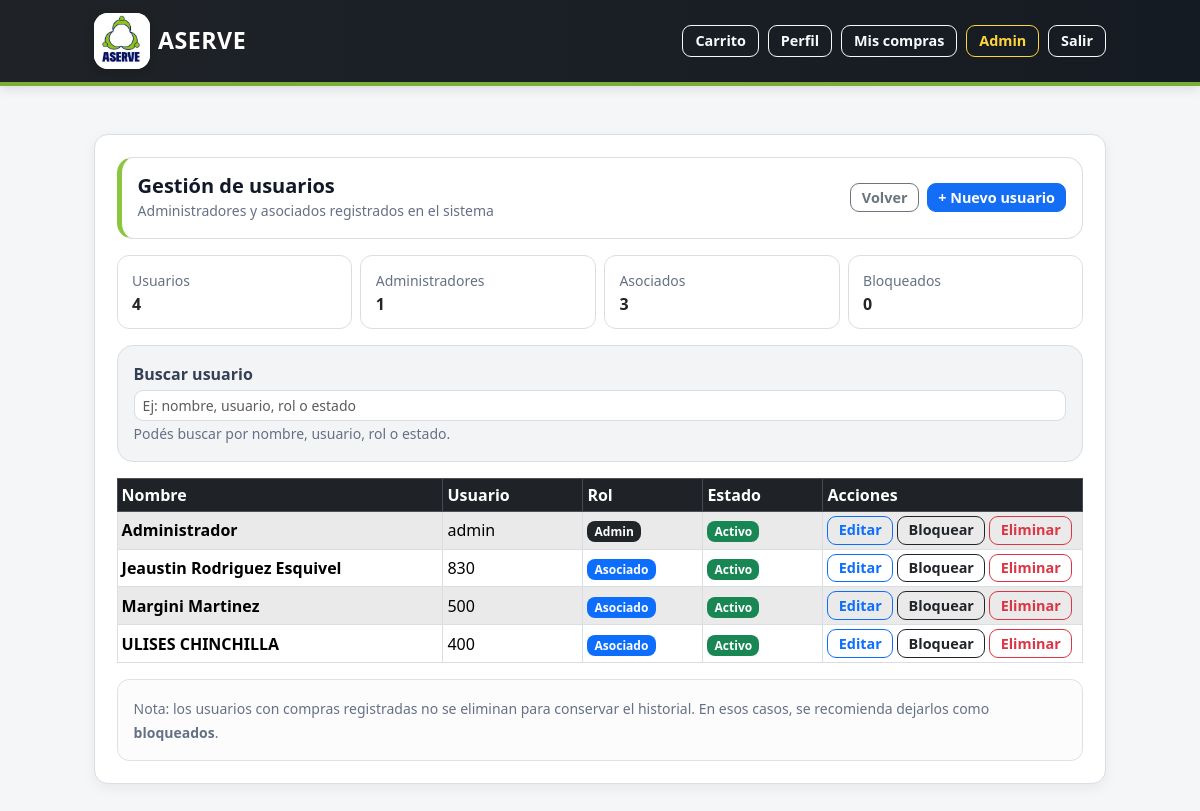
The app's page /admin/users (signed in), older data.
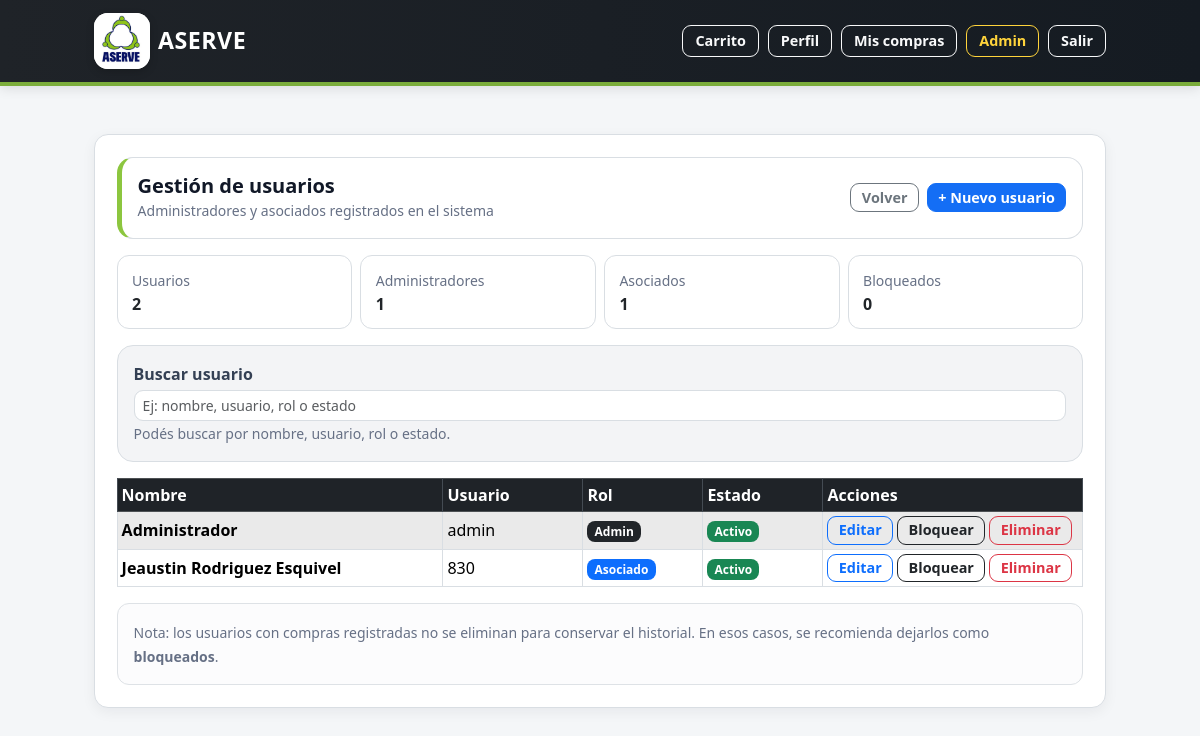
The same page, newer data.
### tables this page shows
CREATE TABLE users (
    id INTEGER PRIMARY KEY AUTOINCREMENT,
    nombre TEXT NOT NULL,
    usuario TEXT NOT NULL UNIQUE,
    contrasena_hash TEXT NOT NULL,
    rol TEXT NOT NULL CHECK (rol IN ('admin', 'asociado')),
    estado TEXT NOT NULL DEFAULT 'activo' CHECK (estado IN ('activo', 'bloqueado'))
, password_temporal INTEGER DEFAULT 0);

### app.py (the view)
@app.route("/admin/users")
def admin_users():
    if "user_id" not in session or session.get("rol") != "admin":
        return redirect(url_for("login"))
    db = get_db()
    usuarios = db.execute("""
        SELECT id, nombre, usuario, rol, estado
        FROM users
        ORDER BY nombre
    """).fetchall()
    return render_template("admin_users.html", usuarios=usuarios)

### app.py (called while the page is built)
def get_db():
    if "db" not in g:
        db_folder = os.path.dirname(app.config["DATABASE"])
        os.makedirs(db_folder, exist_ok=True)
        g.db = sqlite3.connect(app.config["DATABASE"])
        g.db.row_factory = sqlite3.Row
    return g.db

@app.before_request
def proteger_password_temporal():
    if "user_id" not in session:
        return None
    rutas_permitidas = {
        "cambiar_password_temporal",
        "logout",
        "static"
    }
    if request.endpoint in rutas_permitidas:
        return None
    if session.get("password_temporal") == 1:
        flash("Debes cambiar tu contraseña temporal antes de continuar.", "warning")
        return redirect(url_for("cambiar_password_temporal"))
    return None

### templates/admin_users.html (shortened to what this page needs)
{% extends "base.html" %}
{% block content %}
<div class="card shadow-sm">
  <div class="card-body">
    <div class="admin-users-header mb-3">
      <div class="d-flex flex-column flex-md-row justify-content-between align-items-start align-items-md-center gap-3">
        <div>
          <h5 class="mb-0">Gestión de usuarios</h5>
          <small class="text-muted">
            Administradores y asociados registrados en el sistema
          </small>
        </div>
        <div class="d-flex flex-wrap gap-2">
          <a class="btn btn-outline-secondary btn-sm"
             href="{{ url_for('admin_panel') }}">
            Volver
          </a>
          <a class="btn btn-primary btn-sm"
             href="{{ url_for('admin_user_add') }}">
            + Nuevo usuario
          </a>
        </div>
      </div>
    </div>
    {% set total_usuarios = usuarios|length %}
    {% set total_admins = usuarios|selectattr("rol", "equalto", "admin")|list|length %}
    {% set total_asociados = usuarios|selectattr("rol", "equalto", "asociado")|list|length %}
    {% set total_bloqueados = usuarios|selectattr("estado", "equalto", "bloqueado")|list|length %}
    <div class="row g-2 mb-3">
      <div class="col-6 col-md-3">
        <div class="admin-users-summary-box">
          <small class="text-muted">Usuarios</small>
          <div class="fw-bold">
            {{ total_usuarios }}
          </div>
        </div>
      </div>
      <div class="col-6 col-md-3">
        <div class="admin-users-summary-box">
          <small class="text-muted">Administradores</small>
          <div class="fw-bold">
            {{ total_admins }}
          </div>
        </div>
      </div>
      <div class="col-6 col-md-3">
        <div class="admin-users-summary-box">
          <small class="text-muted">Asociados</small>
          <div class="fw-bold">
            {{ total_asociados }}
          </div>
        </div>
      </div>
      <div class="col-6 col-md-3">
        <div class="admin-users-summary-box">
          <small class="text-muted">Bloqueados</small>
          <div class="fw-bold">
            {{ total_bloqueados }}
          </div>
        </div>
      </div>
    </div>
    <div class="admin-users-search mb-3">
      <label class="form-label mb-1">Buscar usuario</label>
      <input
        id="userSearch"
        type="text"
        class="form-control form-control-sm"
        placeholder="Ej: nombre, usuario, rol o estado"
        autocomplete="off"
      >
      <small class="text-muted">
        Podés buscar por nombre, usuario, rol o estado.
      </small>
    </div>
    <div class="table-responsive d-none d-md-block">
      <table class="table table-sm table-bordered table-striped align-middle mb-0">
        <thead class="table-dark">
          <tr>
            <th>Nombre</th>
            <th style="width: 140px;">Usuario</th>
            <th style="width: 120px;">Rol</th>
            <th style="width: 120px;">Estado</th>
            <th style="width: 260px;">Acciones</th>
          </tr>
        </thead>
        <tbody>
          {% for u in usuarios %}
          <tr
            class="user-item"
            data-search="{{ u.nombre|lower }} {{ u.usuario|lower }} {{ u.rol|lower }} {{ u.estado|lower }}">
            <td>
              <div class="fw-semibold">
                {{ u.nombre }}
              </div>
            </td>
            <td>
              {{ u.usuario }}
            </td>
            <td>
              {% if u.rol == "admin" %}
                <span class="badge bg-dark">Admin</span>
              {% else %}
                <span class="badge bg-primary">Asociado</span>
              {% endif %}
            </td>
            <td>
              {% if u.estado == "activo" %}
                <span class="badge bg-success">Activo</span>
              {% else %}
                <span class="badge bg-danger">Bloqueado</span>
              {% endif %}
            </td>
            <td>
              <div class="d-flex flex-wrap gap-1">
                <a class="btn btn-outline-primary btn-sm"
                   href="{{ url_for('admin_user_edit', user_id=u.id) }}">
                  Editar
                </a>
                <form method="POST"
                      action="{{ url_for('admin_user_toggle', user_id=u.id) }}"
                      onsubmit="return confirm('¿Deseas cambiar el estado de este usuario?');">
                  <button
                    type="submit"
                    class="btn btn-sm {% if u.estado == 'activo' %}btn-outline-dark{% else %}btn-outline-success{% endif %}">
                    {% if u.estado == "activo" %}
                      Bloquear
                    {% else %}
                      Activar
                    {% endif %}
                  </button>
                </form>
                <form method="POST"
                      action="{{ url_for('admin_user_delete', user_id=u.id) }}"
                      onsubmit="return confirm('¿Seguro que deseas eliminar este usuario? Solo se eliminará si no tiene compras registradas y no es el último administrador.');">
                  <button type="submit" class="btn btn-outline-danger btn-sm">
                    Eliminar
                  </button>
                </form>
              </div>
            </td>
          </tr>
          {% else %}
          <tr>
            <td colspan="5" class="text-center text-muted py-4">
              No hay usuarios registrados.
            </td>
          </tr>
          {% endfor %}
        </tbody>
      </table>
    </div>
    <div class="alert alert-light border mt-3 mb-0">
      <small class="text-muted">
        Nota: los usuarios con compras registradas no se eliminan para conservar el historial.
        En esos casos, se recomienda dejarlos como <b>bloqueados</b>.
      </small>
    </div>
  </div>
</div>
{% endblock %}

### templates/base.html (shortened to what this page needs)
<!DOCTYPE html>
<html lang="es">
<head>
  <link
    href="https://cdn.jsdelivr.net/npm/bootstrap@5.3.2/dist/css/bootstrap.min.css"
    rel="stylesheet"
  >
</head>
<body>
  <nav class="navbar navbar-dark aserve-navbar">
    <div class="container-fluid aserve-container d-flex flex-wrap justify-content-between align-items-center">
      <a class="navbar-brand fw-bold mb-0 d-flex align-items-center gap-2"
         href="{{ url_for('catalogo') }}">
        <span class="aserve-logo-box">
          <img
            src="{{ url_for('static', filename='img/logo_aserve.png') }}"
            alt="Logo ASERVE"
            class="aserve-logo-img"
          >
        </span>
        <span class="aserve-brand-text">
          ASERVE
        </span>
      </a>
      <div class="d-flex flex-wrap navbar-actions justify-content-end">
        <a href="{{ url_for('ver_carrito') }}" class="btn btn-outline-light btn-sm">
          Carrito
        </a>
        {% if session.get("user_id") %}
          <a href="{{ url_for('perfil') }}" class="btn btn-outline-light btn-sm">
            Perfil
          </a>
          <a href="{{ url_for('mis_compras') }}" class="btn btn-outline-light btn-sm">
            Mis compras
          </a>
          {% if session.get("rol") == "admin" %}
            <a href="{{ url_for('admin_panel') }}" class="btn btn-outline-warning btn-sm">
              Admin
            </a>
          {% endif %}
          <a href="{{ url_for('logout') }}" class="btn btn-outline-light btn-sm">
            Salir
          </a>
        {% else %}
          <a href="{{ url_for('login') }}" class="btn btn-outline-light btn-sm">
            Login
          </a>
        {% endif %}
      </div>
    </div>
  </nav>
  <main class="aserve-container py-3">
    {% block content %}{% endblock %}
  </main>
</body>
</html>

### templates/base.html (style rules this page uses)
:root { --aserve-navy: #07145f; --aserve-blue-dark: #101828; --aserve-green: #8cc63f; --aserve-green-dark: #6aa72f; --aserve-bg: #f4f6f8; --aserve-card: #ffffff; --aserve-border: #d9dee3; --aserve-text: #111827; --aserve-muted: #667085; }
body { min-height: 100vh; background: var(--aserve-bg); color: var(--aserve-text); }
.aserve-container { max-width: 1040px; margin: 0 auto; padding-left: 14px; padding-right: 14px; }
.aserve-navbar { background: linear-gradient(90deg, #1f2328 0%, #151b22 100%); border-bottom: 4px solid rgba(140, 198, 63, .85); box-shadow: 0 2px 12px rgba(0, 0, 0, .12); }
.navbar-brand { letter-spacing: .3px; text-decoration: none; }
.aserve-logo-box { width: 56px; height: 56px; background: #ffffff; border-radius: 14px; overflow: hidden; display: flex; align-items: center; justify-content: center; flex: 0 0 auto; box-shadow: 0 3px 8px rgba(0, 0, 0, .18); }
.aserve-logo-img { width: 67px; height: 67px; object-fit: contain; }
.aserve-brand-text { color: #ffffff; font-size: 1.45rem; font-weight: 800; letter-spacing: .5px; line-height: 1; }
.navbar-actions { gap: .55rem; }
.navbar-actions .btn { border-radius: 9px; font-weight: 600; padding: .35rem .75rem; transition: all .15s ease-in-out; }
.btn-outline-warning { color: #ffd43b; border-color: #ffd43b; }
main.aserve-container { padding-top: 2rem !important; padding-bottom: 2rem !important; }
.card { border: 1px solid var(--aserve-border); border-radius: 14px; box-shadow: 0 4px 14px rgba(16, 24, 40, .06) !important; }
.card-body { padding: 1.35rem; }
h1, h2, h3, h4, h5, h6 { color: var(--aserve-text); font-weight: 750; }
.text-muted { color: var(--aserve-muted) !important; }
.btn { border-radius: 9px; font-weight: 600; }
.btn-primary { background-color: #146ef5; border-color: #146ef5; }
.btn-sm { padding: .28rem .65rem; font-size: .9rem; line-height: 1.25; }
.form-control, .form-select { border-radius: 9px; border-color: var(--aserve-border); }
.form-label { font-weight: 600; color: #344054; }
.table { border-color: var(--aserve-border); }
.table thead.table-dark th { background-color: #1f2328 !important; color: #ffffff; border-color: #444b53; font-weight: 700; }
.table td, .table th { vertical-align: middle; }
.table-striped > tbody > tr:nth-of-type(odd) > * { background-color: rgba(16, 24, 40, .035); }
.badge { border-radius: 8px; font-weight: 700; padding: .38em .6em; }
.alert { border-radius: 12px; border-color: var(--aserve-border); }

### templates/admin_users.html (style rules this page uses)
.admin-users-header { border: 1px solid #d9dee3; border-left: 5px solid #8cc63f; border-radius: 16px; background: #ffffff; padding: 1rem; }
.admin-users-summary-box { border: 1px solid #d9dee3; border-radius: 12px; background: #ffffff; padding: .75rem .9rem; height: 100%; }
.admin-users-search { border: 1px solid #d9dee3; border-radius: 16px; background: #f3f4f6; padding: 1rem; }

Row changes from the older to the newer data that the page shows:
removed users: nombre "Margini Martinez", usuario "500", rol "Asociado", estado "Activo"
removed users: nombre "ULISES CHINCHILLA", usuario "400", rol "Asociado", estado "Activo"
Text that changed along with them:
{{ total_usuarios }}: "4" → "2"
{{ total_asociados }}: "3" → "1"
